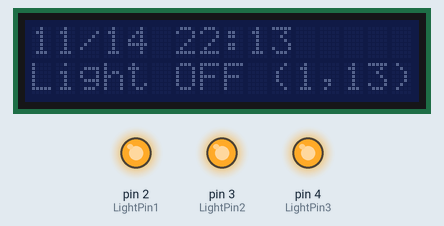
This sketch was run on a simulated Arduino Uno, built with avr-gcc and run on an emulated ATmega328P. Shown: 16×2 character LCD, output pins drawn as LEDs (lit = HIGH). The local clock reads 2024-03-15 10:24:30 at power-on unless the sketch sets it; what the sketch prints to the serial monitor is not drawn.

Above: at 0.2 s.
At 60.4 s:
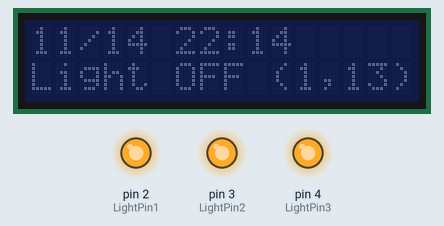
At 100.6 s:
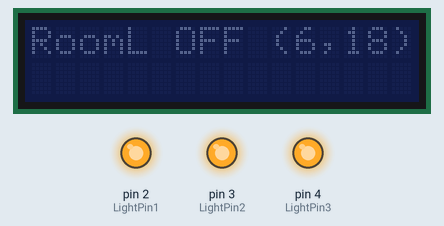
At 120.6 s:
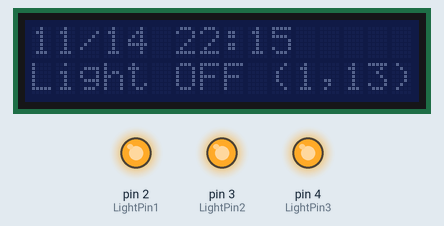
Timing chart, 0 to 122.1 s (numbered marks = the images above):
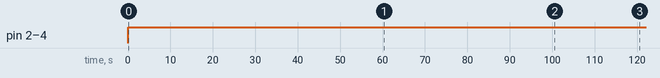

Measured:
- by itself, pin 2 (LightPin1), pin 3 (LightPin2), pin 4 (LightPin3): LOW → HIGH at 0.10 s
- what the display in image 1 shows lasts 40.1 s, from 60.4 s to 100.5 s
- what the display in image 2 shows lasts 20.1 s, from 100.5 s to 120.6 s

The sketch:

LCD_Clock_shield.ino
```cpp
#include "RTClib.h"
#include <Wire.h>
#include <LiquidCrystal_PCF8574.h>

// set the LCD address to 0x27 for a 16 chars and 2 line display
LiquidCrystal_PCF8574 lcd(0x27);

// Initialize rtc
RTC_PCF8523 rtc;

// RTC variables
DateTime now;

byte nMonth, nDate, nHour, nMin, nSec;
float nTemp;

// Schedule varaibles
byte LightOn = 1;
byte LightOff = 13;
byte RoomLightOn = 6;
byte RoomLightOff = 18;

// Pin varaibles
byte LightPin1 = 2;
byte LightPin2 = 3;
byte LightPin3 = 4;
byte ButtonPin = 12;
byte LightPMW = 0; // 0 = On, 255 = Off;

// Display variables
byte Display2_switch = 10; // Switch to Display 2 if at the top X seconds of each minute

// Debug variables
float t0;

void setup() {
  // Start the I2C interface
  Wire.begin();

  // Initialize rtc
  Serial.begin(9600);
  if (! rtc.begin()) {
    Serial.println("Couldn't find RTC");
    while (1);
  }

  // Force updating time (uncomment to do)
  rtc.adjust(DateTime(F(__DATE__), F(__TIME__)));

  if (! rtc.initialized()) {
    Serial.println("RTC is NOT running!");
    // following line sets the RTC to the date & time this sketch was compiled
    // rtc.adjust(DateTime(F(__DATE__), F(__TIME__)));
    // This line sets the RTC with an explicit date & time, for example to set
    // January 21, 2014 at 3am you would call:
    rtc.adjust(DateTime(2022, 6, 8, 10, 49, 0));
  }

  // Initialize LCD.
  lcd.begin(16, 2); // initialize the lcd
  lcd.setBacklight(255);
  lcd.clear();
  lcd.setCursor(0, 0);
  lcd.print("Hello! Oh, it's");
  lcd.setCursor(0, 1);
  lcd.print("you again...");

  // Start the serial interface
  Serial.begin(9600);

  // Set up pins
  pinMode(LightPin1, OUTPUT);
  pinMode(LightPin2, OUTPUT);
  pinMode(LightPin3, OUTPUT);

  pinMode(ButtonPin, INPUT);
}

void loop() {
  // Log cycle start time
  t0 = millis();

  // Time stamp
  now = rtc.now();

  // Get data from RTC
  nMonth = now.month();
  nDate = now.day();
  nHour = now.hour();
  nMin = now.minute();
  nSec = now.second();

  // Serial
  // New line for serial
  Serial.println("");

  // Serial Date
  Serial.print(nMonth);
  Serial.print("/");
  Serial.print(nDate);
  Serial.print(" ");

  // Serial Time
  Serial.print(nHour);
  Serial.print(":");
  Serial.print(nMin);
  Serial.print(":");
  Serial.println(nSec);

  // Light on/off
  if (nHour >= LightOn && nHour< LightOff){
    // Light on
    Serial.print("Light ON (");
    Serial.print(LightOn);
    Serial.print(",");
    Serial.print(LightOff);
    Serial.println(")");
  }
  else{
    // Light off
    Serial.print("Light OFF (");
    Serial.print(LightOn);
    Serial.print(",");
    Serial.print(LightOff);
    Serial.println(")");
  }

  // Room info
  Serial.print("RoomLight ");
  if (nHour >= RoomLightOn && nHour< RoomLightOff){
    Serial.print("On (");
  }
  else{
    Serial.print("Off (");
  }
  Serial.print(RoomLightOn);
  Serial.print(",");
  Serial.print(RoomLightOff);
  Serial.println(")");

  // The actual light
  // Light on/off
  if (nHour >= LightOn && nHour< LightOff){
    // Lights on
    analogWrite(LightPin1, LightPMW);
    analogWrite(LightPin2, LightPMW);
    analogWrite(LightPin3, LightPMW);
  }
  else{
    // Lights off
    analogWrite(LightPin1, 255);
    analogWrite(LightPin2, 255);
    analogWrite(LightPin3, 255);
  }


  // LCD
  if (nSec > Display2_switch){
    // Display 1

    // LCD Date
    lcd.setCursor(0, 0);
    lcd.print(nMonth);
    lcd.print("/");
    lcd.print(nDate);
    lcd.print(" ");

    // LCD Time
    lcd.print(nHour);
    lcd.print(":");
    lcd.print(nMin);
    lcd.print("        ");


    // Light on/off
    if (nHour >= LightOn && nHour< LightOff){
      // Light on
      // lcd
      lcd.setCursor(0, 1);
      lcd.print("Light ON (");
      lcd.print(LightOn);
      lcd.print(",");
      lcd.print(LightOff);
      lcd.print(")");
      lcd.print("       ");
    }
    else{
      // Light off
      // lcd
      lcd.setCursor(0, 1);
      lcd.print("Light OFF (");
      lcd.print(LightOn);
      lcd.print(",");
      lcd.print(LightOff);
      lcd.print(") ");
    }
  }
  else{
    // Display 2
    // Room program
    if(nHour >= RoomLightOn && nHour< RoomLightOff){
      lcd.setCursor(0, 0);
      lcd.print("RoomL ON (");
      lcd.print(RoomLightOn);
      lcd.print(",");
      lcd.print(RoomLightOff);
      lcd.print(") ");
    }
    else{
      lcd.setCursor(0, 0);
      lcd.print("RoomL OFF (");
      lcd.print(RoomLightOn);
      lcd.print(",");
      lcd.print(RoomLightOff);
      lcd.print(")");
    }

    // Wipe out second row
    lcd.setCursor(0, 1);
    lcd.print("                ");

  }

  // Adjust backlight to room light status
  if(nHour >= RoomLightOn && nHour< RoomLightOff){
    // Turn backlight on
    lcd.setBacklight(255);
  }
  else{

    // Turn backlight off
    lcd.setBacklight(0);
    /*
    // Turn backlight off, unless the button is being pushed
    if (digitalRead(ButtonPin) == HIGH){
      lcd.setBacklight(255);
      Serial.println("Button pushed.");
    }
    else{
      lcd.setBacklight(0);
    }
    */

  }

  // Log cycle end time
  Serial.print("Arduino cycle time: ");
  Serial.print(millis() - t0);
  Serial.println(" ms.");

  delay(10000);
}
```
